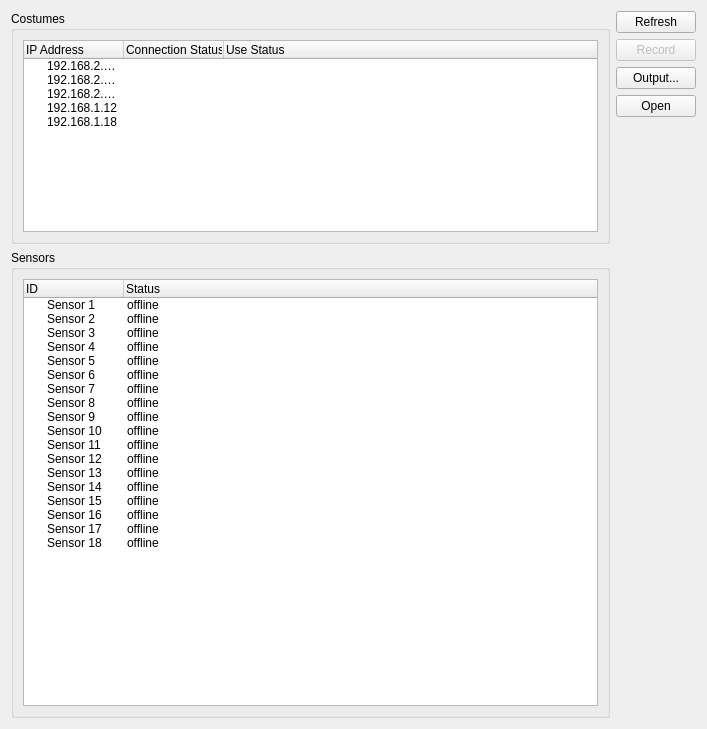
<?xml version="1.0" encoding="UTF-8"?>
<ui version="4.0">
 <class>IMUCostumeListWidget</class>
 <widget class="QWidget" name="IMUCostumeListWidget">
  <property name="geometry">
   <rect>
    <x>0</x>
    <y>0</y>
    <width>707</width>
    <height>729</height>
   </rect>
  </property>
  <property name="sizePolicy">
   <sizepolicy hsizetype="Expanding" vsizetype="Expanding">
    <horstretch>0</horstretch>
    <verstretch>0</verstretch>
   </sizepolicy>
  </property>
  <property name="windowTitle">
   <string>IMUCostumeList</string>
  </property>
  <layout class="QHBoxLayout" name="horizontalLayout">
   <item>
    <layout class="QVBoxLayout" name="verticalLayout_2">
     <item>
      <widget class="QGroupBox" name="costumesGroupBox">
       <property name="minimumSize">
        <size>
         <width>0</width>
         <height>50</height>
        </size>
       </property>
       <property name="title">
        <string>Costumes</string>
       </property>
       <layout class="QVBoxLayout" name="verticalLayout_3">
        <item>
         <widget class="QTreeWidget" name="costumesTreeWidget">
          <property name="sizePolicy">
           <sizepolicy hsizetype="Expanding" vsizetype="Preferred">
            <horstretch>0</horstretch>
            <verstretch>0</verstretch>
           </sizepolicy>
          </property>
          <property name="contextMenuPolicy">
           <enum>Qt::CustomContextMenu</enum>
          </property>
          <column>
           <property name="text">
            <string>IP Address</string>
           </property>
          </column>
          <column>
           <property name="text">
            <string>Connection Status</string>
           </property>
          </column>
          <column>
           <property name="text">
            <string>Use Status</string>
           </property>
          </column>
          <item>
           <property name="text">
            <string>192.168.2.115</string>
           </property>
           <property name="text">
            <string/>
           </property>
           <property name="icon">
            <iconset resource="imuCostumeIcons.qrc">
             <normaloff>:/imuCostume/icons/niedostepny.png</normaloff>:/imuCostume/icons/niedostepny.png</iconset>
           </property>
           <property name="text">
            <string/>
           </property>
          </item>
          <item>
           <property name="text">
            <string>192.168.2.116</string>
           </property>
           <property name="text">
            <string/>
           </property>
           <property name="icon">
            <iconset resource="imuCostumeIcons.qrc">
             <normaloff>:/imuCostume/icons/nieznanydostepny.png</normaloff>:/imuCostume/icons/nieznanydostepny.png</iconset>
           </property>
           <property name="text">
            <string/>
           </property>
          </item>
          <item>
           <property name="text">
            <string>192.168.2.117</string>
           </property>
           <property name="text">
            <string/>
           </property>
           <property name="icon">
            <iconset resource="imuCostumeIcons.qrc">
             <normaloff>:/imuCostume/icons/niedostepny.png</normaloff>:/imuCostume/icons/niedostepny.png</iconset>
           </property>
           <property name="text">
            <string/>
           </property>
          </item>
          <item>
           <property name="text">
            <string>192.168.1.12</string>
           </property>
           <property name="text">
            <string/>
           </property>
           <property name="icon">
            <iconset resource="imuCostumeIcons.qrc">
             <normaloff>:/imuCostume/icons/niedostepny.png</normaloff>:/imuCostume/icons/niedostepny.png</iconset>
           </property>
           <property name="text">
            <string/>
           </property>
          </item>
          <item>
           <property name="text">
            <string>192.168.1.18</string>
           </property>
           <property name="text">
            <string/>
           </property>
           <property name="icon">
            <iconset resource="imuCostumeIcons.qrc">
             <normaloff>:/imuCostume/icons/niedostepny.png</normaloff>:/imuCostume/icons/niedostepny.png</iconset>
           </property>
           <property name="text">
            <string/>
           </property>
          </item>
         </widget>
        </item>
       </layout>
      </widget>
     </item>
     <item>
      <widget class="QGroupBox" name="sensorsGroupBox">
       <property name="title">
        <string>Sensors</string>
       </property>
       <layout class="QHBoxLayout" name="horizontalLayout_2">
        <item>
         <widget class="QTreeWidget" name="sensorsTree">
          <property name="sizePolicy">
           <sizepolicy hsizetype="Minimum" vsizetype="Expanding">
            <horstretch>0</horstretch>
            <verstretch>0</verstretch>
           </sizepolicy>
          </property>
          <property name="contextMenuPolicy">
           <enum>Qt::CustomContextMenu</enum>
          </property>
          <column>
           <property name="text">
            <string>ID</string>
           </property>
          </column>
          <column>
           <property name="text">
            <string>Status</string>
           </property>
          </column>
          <item>
           <property name="text">
            <string>Sensor 1</string>
           </property>
           <property name="text">
            <string>offline</string>
           </property>
           <property name="icon">
            <iconset resource="imuCostumeIcons.qrc">
             <normaloff>:/imuCostume/icons/niedostepny.png</normaloff>:/imuCostume/icons/niedostepny.png</iconset>
           </property>
          </item>
          <item>
           <property name="text">
            <string>Sensor 2</string>
           </property>
           <property name="text">
            <string>offline</string>
           </property>
           <property name="icon">
            <iconset resource="imuCostumeIcons.qrc">
             <normaloff>:/imuCostume/icons/niedostepny.png</normaloff>:/imuCostume/icons/niedostepny.png</iconset>
           </property>
          </item>
          <item>
           <property name="text">
            <string>Sensor 3</string>
           </property>
           <property name="text">
            <string>offline</string>
           </property>
           <property name="icon">
            <iconset resource="imuCostumeIcons.qrc">
             <normaloff>:/imuCostume/icons/niedostepny.png</normaloff>:/imuCostume/icons/niedostepny.png</iconset>
           </property>
          </item>
          <item>
           <property name="text">
            <string>Sensor 4</string>
           </property>
           <property name="text">
            <string>offline</string>
           </property>
           <property name="icon">
            <iconset resource="imuCostumeIcons.qrc">
             <normaloff>:/imuCostume/icons/niedostepny.png</normaloff>:/imuCostume/icons/niedostepny.png</iconset>
           </property>
          </item>
          <item>
           <property name="text">
            <string>Sensor 5</string>
           </property>
           <property name="text">
            <string>offline</string>
           </property>
           <property name="icon">
            <iconset resource="imuCostumeIcons.qrc">
             <normaloff>:/imuCostume/icons/niedostepny.png</normaloff>:/imuCostume/icons/niedostepny.png</iconset>
           </property>
          </item>
          <item>
           <property name="text">
            <string>Sensor 6</string>
           </property>
           <property name="text">
            <string>offline</string>
           </property>
           <property name="icon">
            <iconset resource="imuCostumeIcons.qrc">
             <normaloff>:/imuCostume/icons/niedostepny.png</normaloff>:/imuCostume/icons/niedostepny.png</iconset>
           </property>
          </item>
          <item>
           <property name="text">
            <string>Sensor 7</string>
           </property>
           <property name="text">
            <string>offline</string>
           </property>
           <property name="icon">
            <iconset resource="imuCostumeIcons.qrc">
             <normaloff>:/imuCostume/icons/niedostepny.png</normaloff>:/imuCostume/icons/niedostepny.png</iconset>
           </property>
          </item>
          <item>
           <property name="text">
            <string>Sensor 8</string>
           </property>
           <property name="text">
            <string>offline</string>
           </property>
           <property name="icon">
            <iconset resource="imuCostumeIcons.qrc">
             <normaloff>:/imuCostume/icons/niedostepny.png</normaloff>:/imuCostume/icons/niedostepny.png</iconset>
           </property>
          </item>
          <item>
           <property name="text">
            <string>Sensor 9</string>
           </property>
           <property name="text">
            <string>offline</string>
           </property>
           <property name="icon">
            <iconset resource="imuCostumeIcons.qrc">
             <normaloff>:/imuCostume/icons/niedostepny.png</normaloff>:/imuCostume/icons/niedostepny.png</iconset>
           </property>
          </item>
          <item>
           <property name="text">
            <string>Sensor 10</string>
           </property>
           <property name="text">
            <string>offline</string>
           </property>
           <property name="icon">
            <iconset resource="imuCostumeIcons.qrc">
             <normaloff>:/imuCostume/icons/niedostepny.png</normaloff>:/imuCostume/icons/niedostepny.png</iconset>
           </property>
          </item>
          <item>
           <property name="text">
            <string>Sensor 11</string>
           </property>
           <property name="text">
            <string>offline</string>
           </property>
           <property name="icon">
            <iconset resource="imuCostumeIcons.qrc">
             <normaloff>:/imuCostume/icons/niedostepny.png</normaloff>:/imuCostume/icons/niedostepny.png</iconset>
           </property>
          </item>
          <item>
           <property name="text">
            <string>Sensor 12</string>
           </property>
           <property name="text">
            <string>offline</string>
           </property>
           <property name="icon">
            <iconset resource="imuCostumeIcons.qrc">
             <normaloff>:/imuCostume/icons/niedostepny.png</normaloff>:/imuCostume/icons/niedostepny.png</iconset>
           </property>
          </item>
          <item>
           <property name="text">
            <string>Sensor 13</string>
           </property>
           <property name="text">
            <string>offline</string>
           </property>
           <property name="icon">
            <iconset resource="imuCostumeIcons.qrc">
             <normaloff>:/imuCostume/icons/niedostepny.png</normaloff>:/imuCostume/icons/niedostepny.png</iconset>
           </property>
          </item>
          <item>
           <property name="text">
            <string>Sensor 14</string>
           </property>
           <property name="text">
            <string>offline</string>
           </property>
           <property name="icon">
            <iconset resource="imuCostumeIcons.qrc">
             <normaloff>:/imuCostume/icons/niedostepny.png</normaloff>:/imuCostume/icons/niedostepny.png</iconset>
           </property>
          </item>
          <item>
           <property name="text">
            <string>Sensor 15</string>
           </property>
           <property name="text">
            <string>offline</string>
           </property>
           <property name="icon">
            <iconset resource="imuCostumeIcons.qrc">
             <normaloff>:/imuCostume/icons/niedostepny.png</normaloff>:/imuCostume/icons/niedostepny.png</iconset>
           </property>
          </item>
          <item>
           <property name="text">
            <string>Sensor 16</string>
           </property>
           <property name="text">
            <string>offline</string>
           </property>
           <property name="icon">
            <iconset resource="imuCostumeIcons.qrc">
             <normaloff>:/imuCostume/icons/niedostepny.png</normaloff>:/imuCostume/icons/niedostepny.png</iconset>
           </property>
          </item>
          <item>
           <property name="text">
            <string>Sensor 17</string>
           </property>
           <property name="text">
            <string>offline</string>
           </property>
           <property name="icon">
            <iconset resource="imuCostumeIcons.qrc">
             <normaloff>:/imuCostume/icons/niedostepny.png</normaloff>:/imuCostume/icons/niedostepny.png</iconset>
           </property>
          </item>
          <item>
           <property name="text">
            <string>Sensor 18</string>
           </property>
           <property name="text">
            <string>offline</string>
           </property>
           <property name="icon">
            <iconset resource="imuCostumeIcons.qrc">
             <normaloff>:/imuCostume/icons/niedostepny.png</normaloff>:/imuCostume/icons/niedostepny.png</iconset>
           </property>
          </item>
         </widget>
        </item>
       </layout>
      </widget>
     </item>
    </layout>
   </item>
   <item>
    <layout class="QVBoxLayout" name="verticalLayout">
     <item>
      <widget class="QPushButton" name="refreshPushButton">
       <property name="enabled">
        <bool>true</bool>
       </property>
       <property name="text">
        <string>Refresh</string>
       </property>
      </widget>
     </item>
     <item>
      <widget class="QPushButton" name="recordPushButton">
       <property name="enabled">
        <bool>false</bool>
       </property>
       <property name="text">
        <string>Record</string>
       </property>
       <property name="checkable">
        <bool>true</bool>
       </property>
      </widget>
     </item>
     <item>
      <widget class="QPushButton" name="outputPushButton">
       <property name="text">
        <string>Output...</string>
       </property>
      </widget>
     </item>
     <item>
      <widget class="QPushButton" name="openPushButton">
       <property name="text">
        <string>Open</string>
       </property>
      </widget>
     </item>
     <item>
      <spacer name="verticalSpacer">
       <property name="orientation">
        <enum>Qt::Vertical</enum>
       </property>
       <property name="sizeHint" stdset="0">
        <size>
         <width>20</width>
         <height>40</height>
        </size>
       </property>
      </spacer>
     </item>
    </layout>
   </item>
  </layout>
  <action name="actionConnect_costume">
   <property name="text">
    <string>Connect costume</string>
   </property>
  </action>
 </widget>
 <resources>
  <include location="imuCostumeIcons.qrc"/>
 </resources>
 <connections>
  <connection>
   <sender>refreshPushButton</sender>
   <signal>clicked()</signal>
   <receiver>IMUCostumeListWidget</receiver>
   <slot>onRefresh()</slot>
   <hints>
    <hint type="sourcelabel">
     <x>311</x>
     <y>23</y>
    </hint>
    <hint type="destinationlabel">
     <x>182</x>
     <y>104</y>
    </hint>
   </hints>
  </connection>
  <connection>
   <sender>costumesTreeWidget</sender>
   <signal>currentItemChanged(QTreeWidgetItem*,QTreeWidgetItem*)</signal>
   <receiver>IMUCostumeListWidget</receiver>
   <slot>onCostumeChange(QTreeWidgetItem*,QTreeWidgetItem*)</slot>
   <hints>
    <hint type="sourcelabel">
     <x>218</x>
     <y>124</y>
    </hint>
    <hint type="destinationlabel">
     <x>260</x>
     <y>236</y>
    </hint>
   </hints>
  </connection>
  <connection>
   <sender>costumesTreeWidget</sender>
   <signal>customContextMenuRequested(QPoint)</signal>
   <receiver>IMUCostumeListWidget</receiver>
   <slot>onCostumesListContextMenu(QPoint)</slot>
   <hints>
    <hint type="sourcelabel">
     <x>218</x>
     <y>124</y>
    </hint>
    <hint type="destinationlabel">
     <x>260</x>
     <y>236</y>
    </hint>
   </hints>
  </connection>
  <connection>
   <sender>recordPushButton</sender>
   <signal>clicked(bool)</signal>
   <receiver>IMUCostumeListWidget</receiver>
   <slot>onRecord(bool)</slot>
   <hints>
    <hint type="sourcelabel">
     <x>473</x>
     <y>50</y>
    </hint>
    <hint type="destinationlabel">
     <x>260</x>
     <y>236</y>
    </hint>
   </hints>
  </connection>
  <connection>
   <sender>outputPushButton</sender>
   <signal>clicked()</signal>
   <receiver>IMUCostumeListWidget</receiver>
   <slot>onOptions()</slot>
   <hints>
    <hint type="sourcelabel">
     <x>473</x>
     <y>79</y>
    </hint>
    <hint type="destinationlabel">
     <x>260</x>
     <y>236</y>
    </hint>
   </hints>
  </connection>
  <connection>
   <sender>actionConnect_costume</sender>
   <signal>triggered()</signal>
   <receiver>IMUCostumeListWidget</receiver>
   <slot>onConnectCostume()</slot>
   <hints>
    <hint type="sourcelabel">
     <x>-1</x>
     <y>-1</y>
    </hint>
    <hint type="destinationlabel">
     <x>260</x>
     <y>364</y>
    </hint>
   </hints>
  </connection>
  <connection>
   <sender>openPushButton</sender>
   <signal>clicked()</signal>
   <receiver>IMUCostumeListWidget</receiver>
   <slot>onOpen()</slot>
   <hints>
    <hint type="sourcelabel">
     <x>659</x>
     <y>108</y>
    </hint>
    <hint type="destinationlabel">
     <x>353</x>
     <y>364</y>
    </hint>
   </hints>
  </connection>
 </connections>
 <slots>
  <slot>onCostumesListContextMenu(QPoint)</slot>
  <slot>onRefresh()</slot>
  <slot>onCostumeChange(QTreeWidgetItem*,QTreeWidgetItem*)</slot>
  <slot>onRecord(bool)</slot>
  <slot>onSensoresListContextMenu(QPoint)</slot>
  <slot>onOptions()</slot>
  <slot>onConnectCostume()</slot>
  <slot>onOpen()</slot>
 </slots>
</ui>
